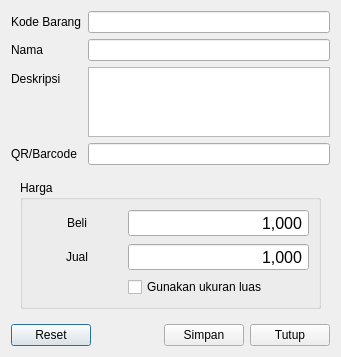
<?xml version="1.0" encoding="UTF-8"?>
<ui version="4.0">
 <class>AddProductDialog</class>
 <widget class="QDialog" name="AddProductDialog">
  <property name="geometry">
   <rect>
    <x>0</x>
    <y>0</y>
    <width>341</width>
    <height>336</height>
   </rect>
  </property>
  <property name="windowTitle">
   <string>Tambahkan Produk Baru</string>
  </property>
  <layout class="QFormLayout" name="formLayout">
   <item row="0" column="0">
    <widget class="QLabel" name="label_2">
     <property name="text">
      <string>Kode Barang</string>
     </property>
    </widget>
   </item>
   <item row="0" column="1">
    <layout class="QHBoxLayout" name="horizontalLayout_2">
     <item>
      <widget class="QLineEdit" name="lineEdit"/>
     </item>
    </layout>
   </item>
   <item row="1" column="0">
    <widget class="QLabel" name="label">
     <property name="text">
      <string>Nama</string>
     </property>
    </widget>
   </item>
   <item row="1" column="1">
    <widget class="QLineEdit" name="lineEdit_2"/>
   </item>
   <item row="2" column="0">
    <widget class="QLabel" name="label_3">
     <property name="text">
      <string>Deskripsi</string>
     </property>
    </widget>
   </item>
   <item row="2" column="1">
    <widget class="QPlainTextEdit" name="plainTextEdit">
     <property name="maximumSize">
      <size>
       <width>16777215</width>
       <height>71</height>
      </size>
     </property>
     <property name="tabChangesFocus">
      <bool>true</bool>
     </property>
    </widget>
   </item>
   <item row="3" column="0">
    <widget class="QLabel" name="label_4">
     <property name="text">
      <string>QR/Barcode</string>
     </property>
    </widget>
   </item>
   <item row="3" column="1">
    <widget class="QLineEdit" name="lineEdit_3"/>
   </item>
   <item row="4" column="0" colspan="2">
    <widget class="QWidget" name="widget" native="true">
     <layout class="QVBoxLayout" name="verticalLayout">
      <item>
       <widget class="QGroupBox" name="groupBox">
        <property name="title">
         <string>Harga</string>
        </property>
        <layout class="QGridLayout" name="gridLayout" columnstretch="1,2">
         <item row="1" column="0">
          <widget class="QLabel" name="label_6">
           <property name="text">
            <string>Jual</string>
           </property>
           <property name="alignment">
            <set>Qt::AlignCenter</set>
           </property>
          </widget>
         </item>
         <item row="0" column="0">
          <widget class="QLabel" name="label_5">
           <property name="text">
            <string>Beli</string>
           </property>
           <property name="alignment">
            <set>Qt::AlignCenter</set>
           </property>
          </widget>
         </item>
         <item row="2" column="1">
          <widget class="QCheckBox" name="checkBox">
           <property name="toolTip">
            <string>Penjualan menggunakan ukuran luas</string>
           </property>
           <property name="text">
            <string>Gunakan ukuran luas</string>
           </property>
          </widget>
         </item>
         <item row="0" column="1">
          <widget class="QSpinBox" name="spinBox">
           <property name="font">
            <font>
             <pointsize>12</pointsize>
            </font>
           </property>
           <property name="alignment">
            <set>Qt::AlignRight|Qt::AlignTrailing|Qt::AlignVCenter</set>
           </property>
           <property name="buttonSymbols">
            <enum>QAbstractSpinBox::NoButtons</enum>
           </property>
           <property name="showGroupSeparator" stdset="0">
            <bool>true</bool>
           </property>
           <property name="maximum">
            <number>999999999</number>
           </property>
           <property name="value">
            <number>1000</number>
           </property>
          </widget>
         </item>
         <item row="1" column="1">
          <widget class="QSpinBox" name="spinBox_2">
           <property name="font">
            <font>
             <pointsize>12</pointsize>
            </font>
           </property>
           <property name="alignment">
            <set>Qt::AlignRight|Qt::AlignTrailing|Qt::AlignVCenter</set>
           </property>
           <property name="buttonSymbols">
            <enum>QAbstractSpinBox::NoButtons</enum>
           </property>
           <property name="showGroupSeparator" stdset="0">
            <bool>true</bool>
           </property>
           <property name="maximum">
            <number>999999999</number>
           </property>
           <property name="value">
            <number>1000</number>
           </property>
          </widget>
         </item>
        </layout>
       </widget>
      </item>
     </layout>
    </widget>
   </item>
   <item row="5" column="0" colspan="2">
    <layout class="QHBoxLayout" name="horizontalLayout">
     <item>
      <widget class="QPushButton" name="resetButton">
       <property name="text">
        <string>Reset</string>
       </property>
      </widget>
     </item>
     <item>
      <spacer name="horizontalSpacer">
       <property name="orientation">
        <enum>Qt::Horizontal</enum>
       </property>
       <property name="sizeHint" stdset="0">
        <size>
         <width>40</width>
         <height>20</height>
        </size>
       </property>
      </spacer>
     </item>
     <item>
      <widget class="QPushButton" name="saveButton">
       <property name="text">
        <string>Simpan</string>
       </property>
      </widget>
     </item>
     <item>
      <widget class="QPushButton" name="doneButton">
       <property name="text">
        <string>Tutup</string>
       </property>
      </widget>
     </item>
    </layout>
   </item>
  </layout>
 </widget>
 <tabstops>
  <tabstop>lineEdit</tabstop>
  <tabstop>lineEdit_2</tabstop>
  <tabstop>plainTextEdit</tabstop>
  <tabstop>lineEdit_3</tabstop>
  <tabstop>spinBox</tabstop>
  <tabstop>spinBox_2</tabstop>
  <tabstop>resetButton</tabstop>
  <tabstop>saveButton</tabstop>
  <tabstop>doneButton</tabstop>
 </tabstops>
 <resources>
  <include location="lazymins.qrc"/>
 </resources>
 <connections/>
</ui>
